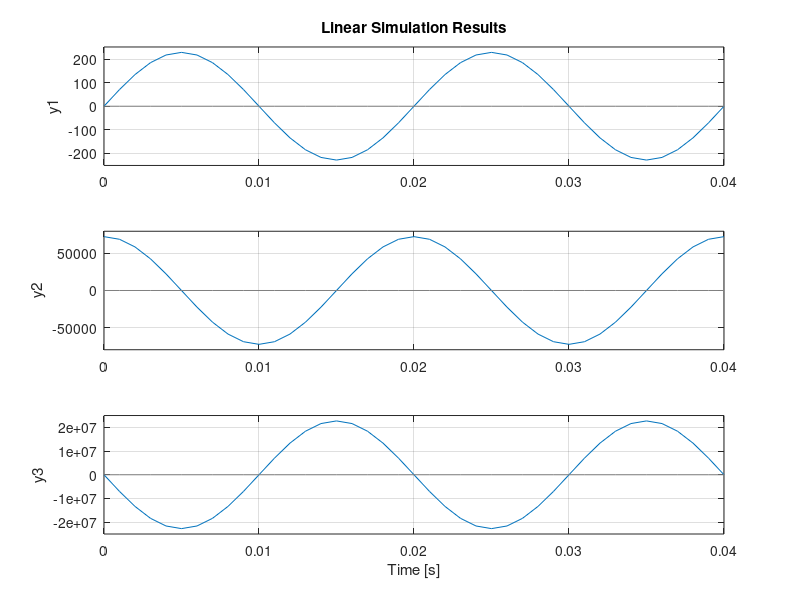

The MATLAB source for this figure:
omega=2*pi*50;
Amp = 230;
phi = 0;
t=0:0.001:2*1/50;
u=zeros(1,length(t));
A=[0 1;-omega^2 0]; 
B=[0;0]; 
C=[1 0;0 1;-omega^2 0]; 
D=zeros(3,1); 
sys=ss(A,B,C,D);
x_0 = [Amp*sin(phi); Amp*omega*cos(phi)];
lsim(sys,u,t,x_0)
